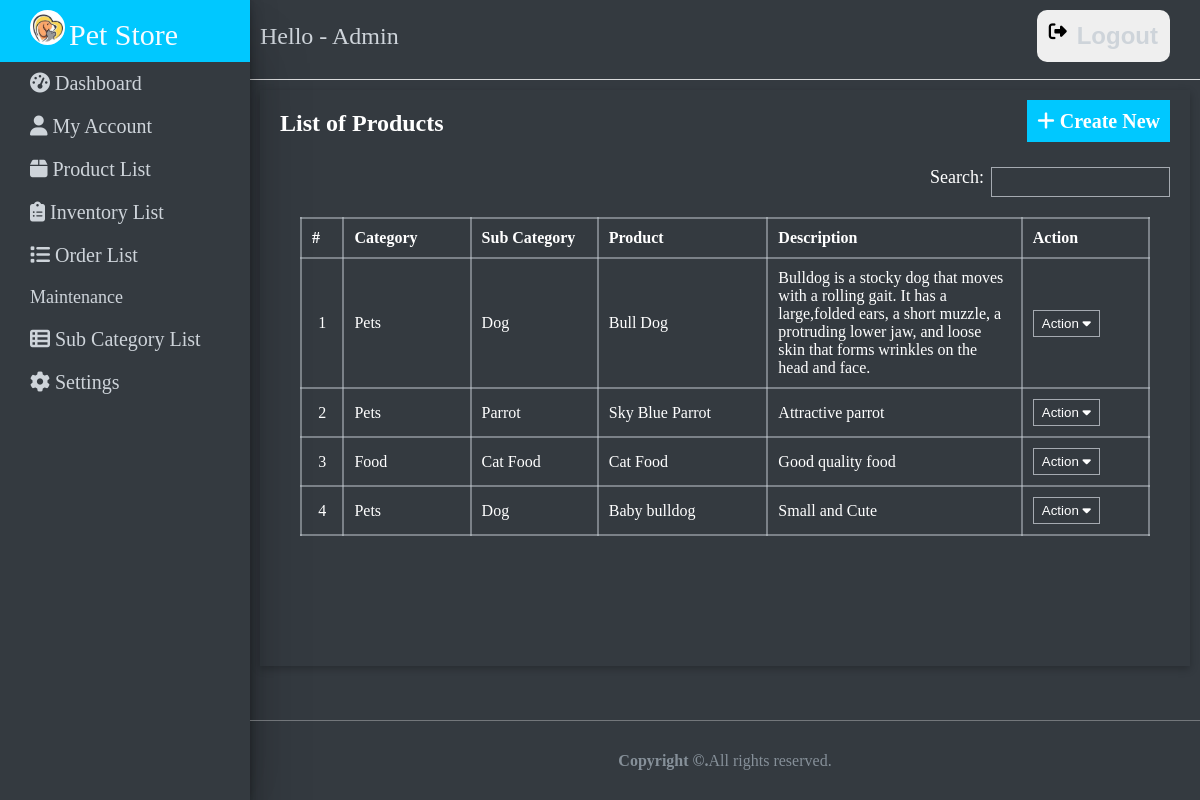
/admin/index.php?page=product_list (signed in), run on the app's committed database.
### tables this page shows
CREATE TABLE `product` (
  `id` int(255) NOT NULL,
  `category_id` int(255) NOT NULL,
  `sub_category_id` int(255) NOT NULL,
  `product_name` varchar(255) NOT NULL,
  `description` varchar(255) NOT NULL
);

CREATE TABLE `category` (
  `id` int(255) NOT NULL,
  `category` varchar(255) NOT NULL
);

CREATE TABLE `sub_category` (
  `id` int(255) NOT NULL,
  `category_id` int(255) NOT NULL,
  `sub_category` varchar(255) NOT NULL
);

### admin/product/index.php (the view, shortened to what this page needs)
<?php
$query = "SELECT p.id, p.product_name, p.description, c.category, sc.sub_category
          FROM product p
          JOIN category c ON p.category_id = c.id
          JOIN sub_category sc ON p.sub_category_id = sc.id";
$result = mysqli_query($conn, $query);
?>
<div class="card">
    <div class="inner-card">
        <div class="card-header">
            <h3 class="card-title">List of Products</h3>
            <div class="card-tools">
                <a href="index.php?page=manage_product_list" class="btn"><i class="fa-solid fa-plus"></i>  Create New</a>
            </div>
        </div>
        <div class="searching">
            <p class="card-title">Search: </p>
            <input type="search" name="search">
        </div>
        <div class="card-body">
            <div class="container-fluid">
                <table class="table">
                    <colgroup>
                        <col width="5%">
                        <col width="15%">
                        <col width="15%">
                        <col width="20%">
                        <col width="30%">
                        <col width="15%">
                    </colgroup>
                    <thead>
                        <tr>
                            <th>#</th>
                            <th>Category</th>
                            <th>Sub Category</th>
                            <th>Product</th>
                            <th>Description</th>
                            <th>Action</th>
                        </tr>
                    </thead>
                    <tbody>
                        <?php
                        $i = 1;
                        while ($row = mysqli_fetch_assoc($result)) {
                            ?>
                            <tr>
                                <td class="text-center"><?php echo $i++; ?></td>
                                <td><?php echo $row['category']; ?></td>
                                <td><?php echo $row['sub_category']; ?></td>
                                <td><?php echo $row['product_name']; ?></td>
                                <td><p class="truncate-1 m-0"><?php echo $row['description']; ?></p></td>
                                <td>
                                    <button type="button" class="btn dropdown-icon dropdown-toggle" id="dropdownButton" data-toggle="dropdown">
                                        Action <i class="fa-solid fa-caret-down"></i>
                                    </button>
                                </td>
                            </tr>
                            <?php
                        }
                        ?>
                    </tbody>
                </table>
            </div>
        </div>
    </div>
</div>

### admin/index.php (style rules this page uses)
* { margin: 0; padding: 0; box-sizing: border-box; }

### data on the page
product: category.category "Pets", sub_category.sub_category "Dog", product_name "Bull Dog", description "Bulldog is a stocky dog that moves with a rolling gait. It has a large,folded ears, a short muzzle, a protruding lower jaw, and loose skin that forms wrinkles on the head and face."
product: category.category "Pets", sub_category.sub_category "Parrot", product_name "Sky Blue Parrot", description "Attractive parrot"
product: category.category "Food", sub_category.sub_category "Cat Food", product_name "Cat Food", description "Good quality food"
product: category.category "Pets", sub_category.sub_category "Dog", product_name "Baby bulldog", description "Small and Cute"
